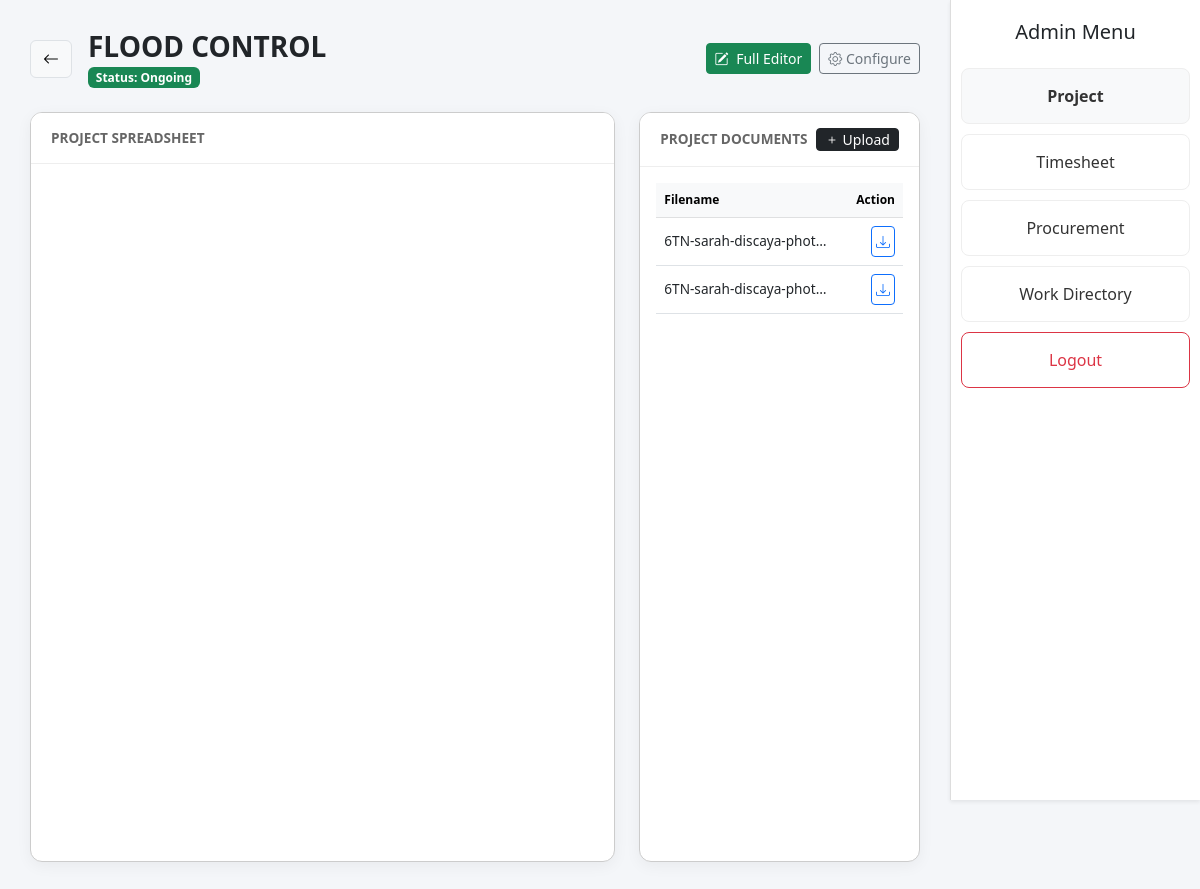
Page /admin/project_management.php?id=1 (signed in) on the committed database.
### tables this page shows
CREATE TABLE `projects` (
  `id` int(11) NOT NULL,
  `project_name` varchar(100) NOT NULL,
  `location` varchar(100) DEFAULT NULL,
  `site_manager` varchar(100) DEFAULT NULL,
  `start_date` date DEFAULT NULL,
  `end_date` date DEFAULT NULL,
  `budget` decimal(15,2) DEFAULT NULL,
  `status` varchar(50) DEFAULT NULL,
  `created_at` timestamp NOT NULL DEFAULT current_timestamp(),
  `accomplishment_pct` int(11) DEFAULT 0,
  `google_sheet_id` varchar(255) DEFAULT NULL,
  `google_sheet_tab_id` varchar(50) DEFAULT '0'
);

CREATE TABLE `uploaded_files` (
  `id` int(11) NOT NULL,
  `folder_id` int(11) DEFAULT NULL,
  `file_name` varchar(255) DEFAULT NULL,
  `file_path` varchar(255) DEFAULT NULL,
  `uploaded_at` timestamp NOT NULL DEFAULT current_timestamp(),
  `project_id` int(11) DEFAULT NULL
);

### Admin/project_management.php (the view, shortened to what this page needs)
<?php
include '../includes/db.php';
$project_id = isset($_GET['id']) ? $_GET['id'] : exit("Project ID missing");
$project_res = $conn->query("SELECT * FROM projects WHERE id = '$project_id'");
$project = $project_res->fetch_assoc();
$current_sheet_id = $project['google_sheet_id'];
$current_tab_id = $project['google_sheet_tab_id'] ?? '0';
$google_sheet_url = !empty($current_sheet_id)
    ? "https://docs.google.com/spreadsheets/d/" . $current_sheet_id . "/edit?gid=" . $current_tab_id . "&rm=minimal&widget=false"
    : null;
?>
<!DOCTYPE html>
<html lang="en">
<head>
    <link href="https://cdn.jsdelivr.net/npm/bootstrap@5.3.0/dist/css/bootstrap.min.css" rel="stylesheet">
    <link rel="stylesheet" href="https://cdn.jsdelivr.net/npm/bootstrap-icons@1.10.0/font/bootstrap-icons.css">
</head>
<body>
<div class="sidebar shadow-sm">
    <h5 class="text-center mb-4">Admin Menu</h5>
    <a href="../admin/admin_dashboard.php" class="bg-light fw-bold">Project</a>
    <a href="../admin/timesheet.php">Timesheet</a>
    <a href="../admin/procurement.php">Procurement</a>
    <a href="../admin/work_directory.php">Work Directory</a>
    <a href="../admin/logout.php" class="text-danger border-danger">Logout</a>
</div>
<div class="main-content">
    <div class="d-flex justify-content-between align-items-center mb-4">
        <div class="d-flex align-items-center">
            <a href="../admin/admin_dashboard.php" class="btn btn-light border me-3"><i class="bi bi-arrow-left"></i></a>
            <div>
                <h3 class="m-0 fw-bold"><?php echo strtoupper($project['project_name']); ?></h3>
                <span class="badge bg-success">Status: <?php echo $project['status']; ?></span>
            </div>
        </div>
        <div class="d-flex gap-2">
            <?php if ($current_sheet_id): ?>
                <a href="https://docs.google.com/spreadsheets/d/<?php echo $current_sheet_id; ?>/edit#gid=<?php echo $current_tab_id; ?>"
                   target="_blank" class="btn btn-success btn-sm">
                    <i class="bi bi-pencil-square me-1"></i> Full Editor
                </a>
            <?php endif; ?>
            <button class="btn btn-outline-secondary btn-sm" data-bs-toggle="modal" data-bs-target="#configModal">
                <i class="bi bi-gear"></i> Configure
            </button>
        </div>
    </div>
    <div class="row g-4">
        <div class="col-lg-8">
            <div class="ui-card">
                <div class="ui-card-header">
                    <p class="section-title">Project Spreadsheet</p>
                </div>
                <div class="ui-card-body">
                    <?php if ($google_sheet_url): ?>
                        <iframe src="<?php echo $google_sheet_url; ?>"></iframe>
                    <?php endif; ?>
                </div>
            </div>
        </div>
        <div class="col-lg-4">
            <div class="ui-card">
                <div class="ui-card-header">
                    <p class="section-title">Project Documents</p>
                    <button class="btn btn-dark btn-sm py-0 px-2" data-bs-toggle="modal" data-bs-target="#uploadModal">
                        <i class="bi bi-plus"></i> Upload
                    </button>
                </div>
                <div class="ui-card-body px-3 pt-3">
                    <table class="table table-hover align-middle">
                        <thead class="table-light">
                            <tr style="font-size: 0.75rem;">
                                <th>Filename</th>
                                <th class="text-end">Action</th>
                            </tr>
                        </thead>
                        <tbody style="font-size: 0.85rem;">
                            <?php
                            $files = $conn->query("SELECT * FROM uploaded_files WHERE folder_id = '$project_id' ORDER BY uploaded_at DESC");
                            while($f = $files->fetch_assoc()): ?>
                            <tr>
                                <td class="text-truncate" style="max-width: 150px;"><?php echo $f['file_name']; ?></td>
                                <td class="text-end">
                                    <a href="<?php echo $f['file_path']; ?>" class="btn btn-sm btn-outline-primary p-1" download>
                                        <i class="bi bi-download"></i>
                                    </a>
                                </td>
                            </tr>
                            <?php endwhile; ?>
                        </tbody>
                    </table>
                </div>
            </div>
        </div>
    </div>
</div>
</body>
</html>

### Admin/project_management.php (style rules this page uses)
body { background-color: #f4f6f9; font-family: 'Segoe UI', Tahoma, sans-serif; }
.sidebar { height: 100vh; width: 250px; position: fixed; right: 0; top: 0; background: white; border-left: 1px solid #ddd; padding-top: 20px; z-index: 1000; }
.sidebar a { padding: 15px 25px; text-decoration: none; color: #333; display: block; border: 1px solid #eee; margin: 10px; text-align: center; border-radius: 8px; transition: 0.3s; }
.main-content { margin-right: 250px; margin-left: 0; padding: 30px; }
.ui-card { background: #fff; border-radius: 12px; border: 1px solid #ccc; box-shadow: 0 4px 15px rgba(0,0,0,0.05); overflow: hidden; height: 750px; display: flex; flex-direction: column; }
.ui-card-header { padding: 15px 20px; border-bottom: 1px solid #eee; background: #fff; display: flex; justify-content: space-between; align-items: center; }
.ui-card-body { flex: 1; overflow-y: auto; padding: 0; }
iframe { width: 100%; height: 100%; border: none; }
.section-title { font-size: 0.85rem; font-weight: bold; text-transform: uppercase; color: #666; margin: 0; }

### rows in the picture
projects: project_name "FLOOD CONTROL", status "Ongoing"
uploaded_files: file_name "6TN-sarah-discaya-phot…"
uploaded_files: file_name "6TN-sarah-discaya-phot…"
